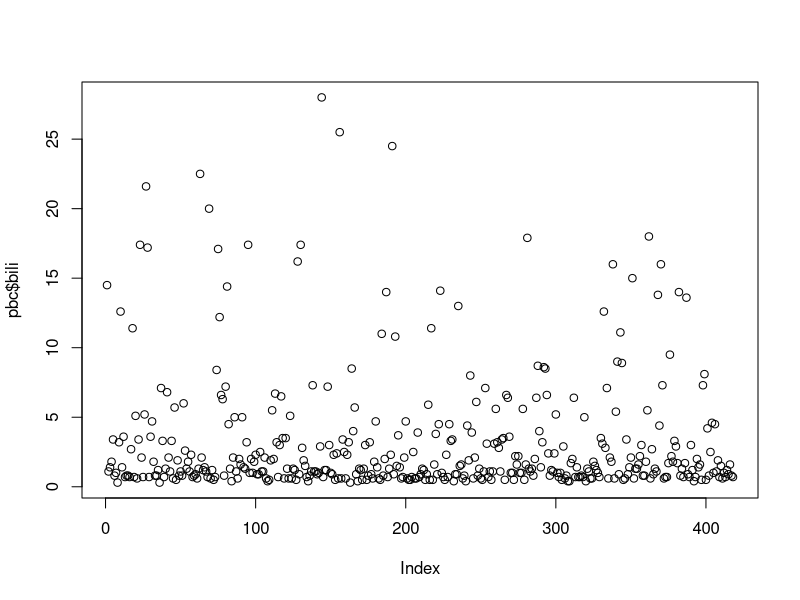
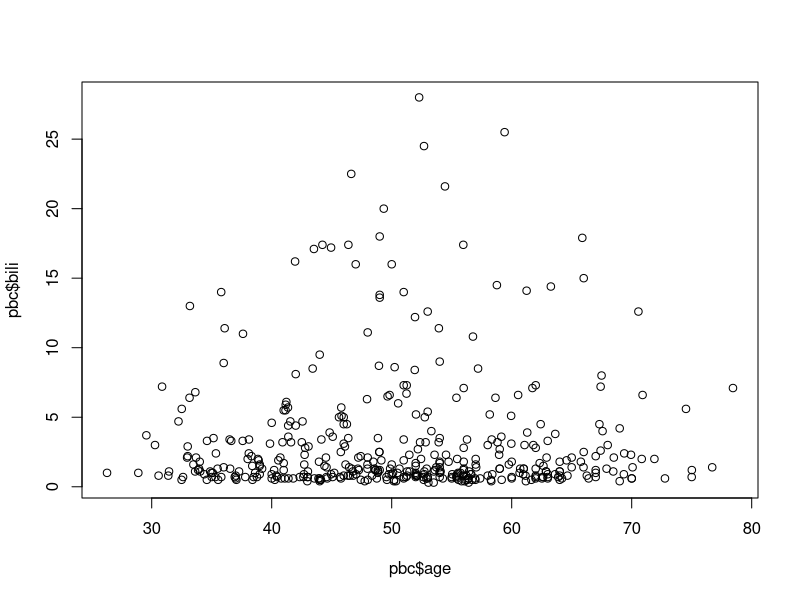
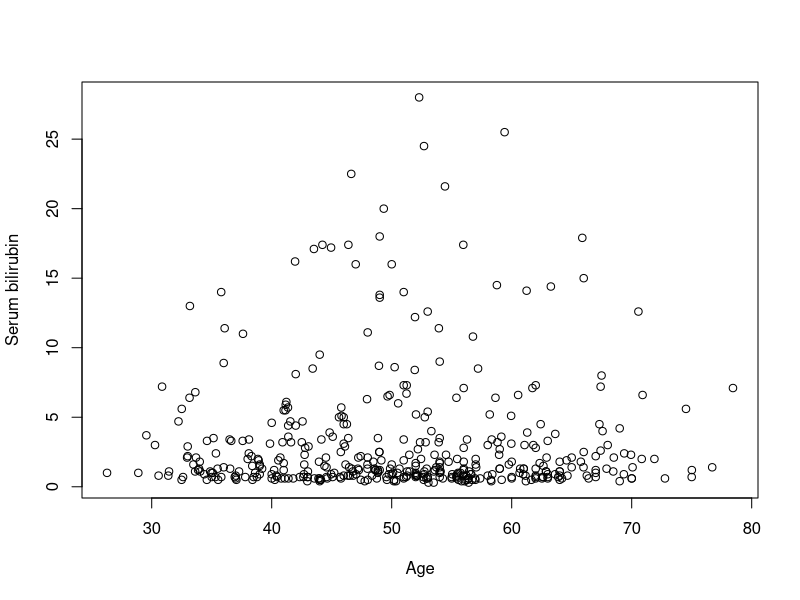
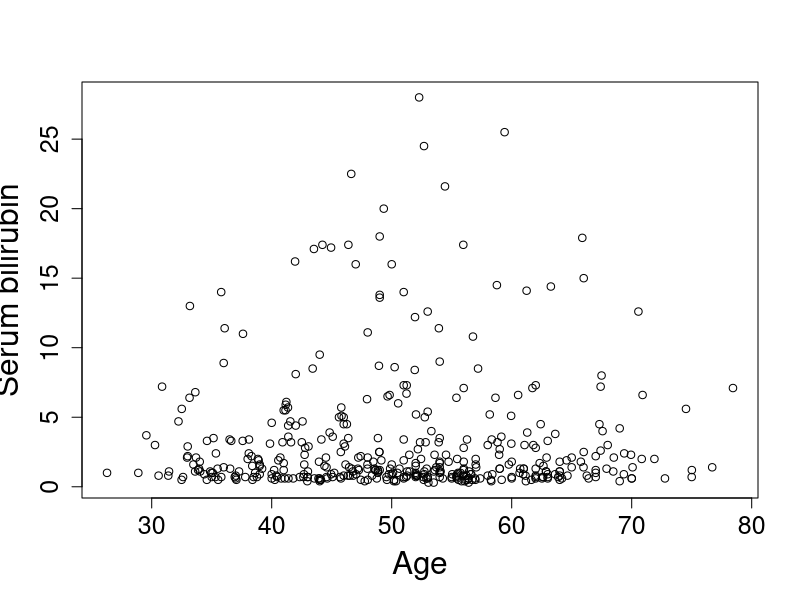
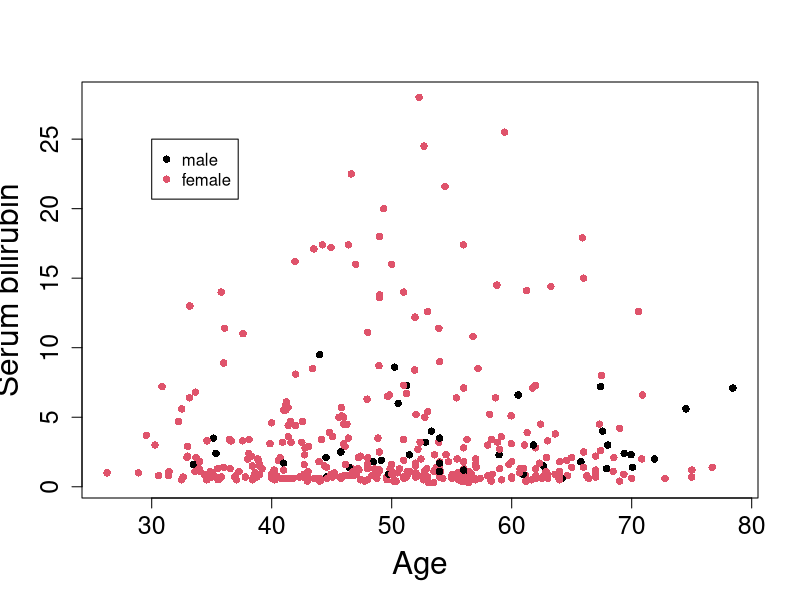
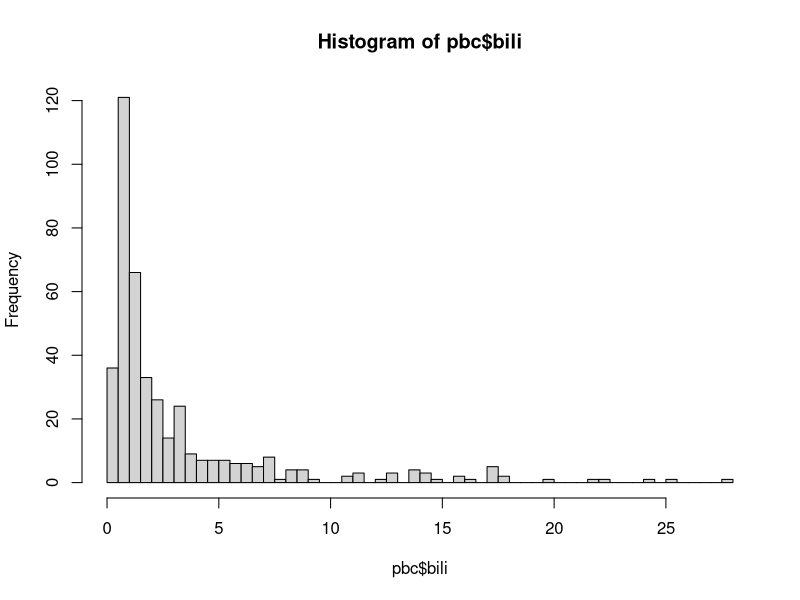
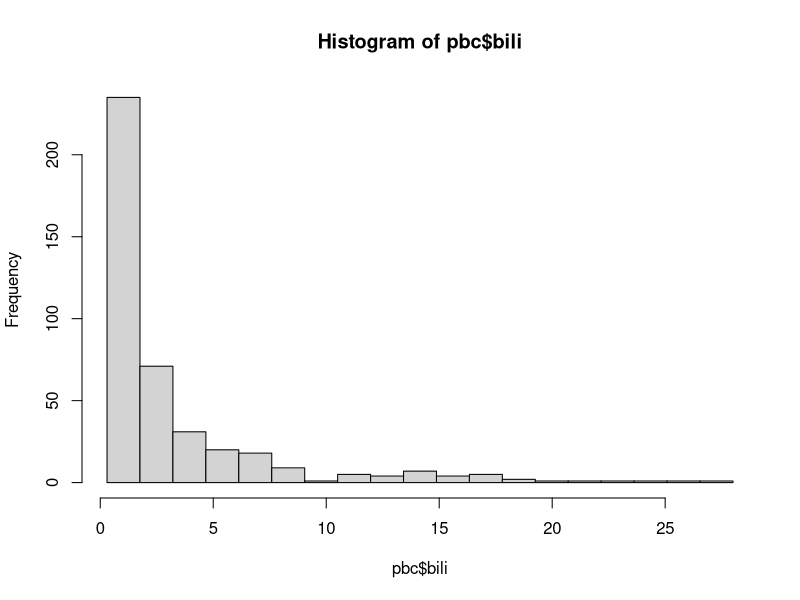
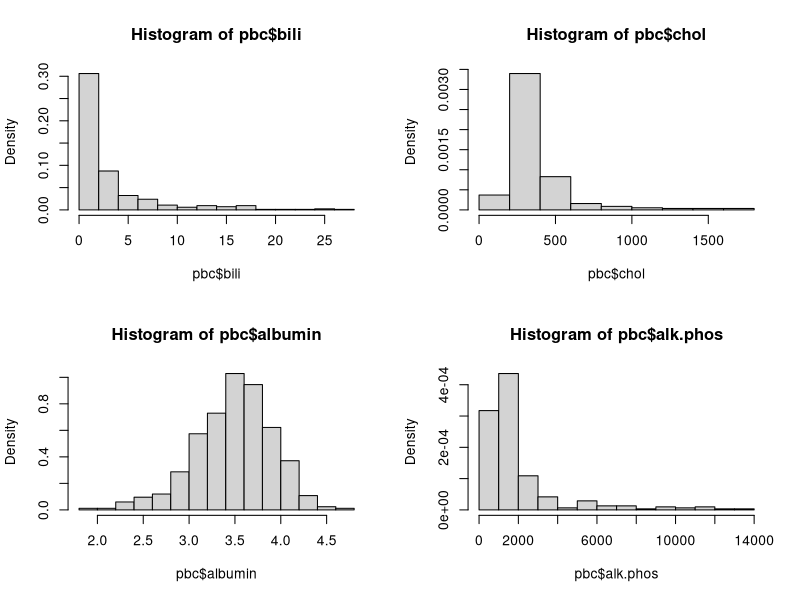

These figures' R source, in order:
#' ---
#' title: "Demo: Data Visualization"
#' subtitle: "NIHES BST02"
#' author: "Eleni-Rosalina Andrinopoulou, Department of Biostatistics, Erasmus Medical Center"
#' date: "`r Sys.setenv(LANG = 'en_US.UTF-8'); format(Sys.Date(), '%d %B %Y')`"
#' output: html_document
#' ---
#' 

#' Load packages
#' If you are using the package for the first time, you will have to first install it:
# install.packages("survival") 
# install.packages("lattice")
# install.packages("ggplot2")
library(survival)
library(lattice)
library(ggplot2)

#' Basic plot with 1 variable
plot(pbc$bili)

#' Basic plot with 2 variables
plot(pbc$age, pbc$bili)

#' Basic plot with 2 variables - add axis labels
plot(pbc$age, pbc$bili, ylab = "Serum bilirubin", xlab = "Age")

#' Basic plot with 2 variables - add axis labels - change size of axis and labels
plot(pbc$age, pbc$bili, ylab = "Serum bilirubin", xlab = "Age", cex.axis = 1.5, cex.lab = 1.9)

#' Basic plot with 3 variables - xaxis represents age, yaxis represents bili and colours represent sex
plot(pbc$age, pbc$bili, ylab = "Serum bilirubin", xlab = "Age", cex.axis = 1.5, cex.lab = 1.9, col = pbc$sex, pch = 16)
legend(30, 25, legend = c("male", "female"), col = c(1,2), pch = 16)

#' Histogram
hist(pbc$bili, breaks = 50)
hist(pbc$bili, breaks = seq(min(pbc$bili), max(pbc$bili), length = 20))

#' Multiple panels
par(mfrow=c(2,2))
hist(pbc$bili, prob=T)
hist(pbc$chol, prob=T)
hist(pbc$albumin, prob=T)
hist(pbc$alk.phos, prob=T)

#' Barchart
barchart(pbc$sex)

plot(pbc$sex)

#' Boxplot
boxplot(pbc$age ~ pbc$sex, ylab = "Age", xlab = "Gender")

#' Mutivariate plot
pairs(cbind(pbc$bili, pbc$chol, pbc$albumin))

#' Density plots of bili per sex
pbc_male_bili <- pbc$bili[pbc$sex == "m"]
pbc_female_bili <- pbc$bili[pbc$sex == "f"]
plot(density(pbc_male_bili), col = rgb(0,0,1,0.5), ylim = c(0,0.40),
     main = "Density plots", xlab = "bili", ylab = "")
polygon(density(pbc_male_bili), col = rgb(0,0,1,0.5), border = "blue")
lines(density(pbc_female_bili), col = rgb(1,0,0,0.5))
polygon(density(pbc_female_bili), col = rgb(1,0,0,0.5), border = "red")
legend(20,0.03, c("male", "female"), 
       col = c(rgb(0,0,1,0.5), rgb(1,0,0,0.5)), lty = 1)  

#' Lattice family - smooth evolution of bili with age
xyplot(bili ~ age, data = pbc, type = "smooth", lwd = 2)

#' Lattice family - smooth evolution of bili with age per sex
xyplot(bili ~ age, group = sex, data = pbc, type = "smooth", lwd = 2, col = c("red", "blue"))

#' Lattice family - smooth evolution with points of bili with age per sex
xyplot(bili ~ age, group = sex, data = pbc, type = c("p", "smooth"), lwd = 2, col = c("red", "blue"))

#' Lattice family - smooth evolution with points of bili with age per sex (as separate panel)
xyplot(bili ~ age | sex, data = pbc, type = c("p", "smooth"), lwd = 2, col = c("red"))   
xyplot(bili ~ age | status, data = pbc, type = c("p", "smooth"), lwd = 2, col = c("red"))  

#' Lattice family - smooth evolution with points of bili with age per status (as separate panel - change layout)
xyplot(bili ~ age | status, data = pbc, type = c("p", "smooth"), lwd = 2, col = c("red"), layout = c(3,1)) 

#' Lattice family - smooth evolution with points of bili with age per status (as separate panel - change layout).
#' Add names of status
pbc$status <- factor(pbc$status, levels = c(0, 1, 2), labels = c("censored", "transplant", "dead"))
xyplot(bili ~ age | status, data = pbc, type = c("p", "smooth"), lwd = 2, col = c("red"), layout = c(3,1))  

#' Lattice family - individual patient plot
xyplot(bili ~ day, group = id, data = pbcseq, type ="l", col = "black")

#' Lattice family - individual patient plot per status
pbcseq$status <- factor(pbcseq$status, levels = c(0, 1, 2), labels = c("censored", "transplant", "dead"))
xyplot(bili ~ day | status, group = id, data = pbcseq, type ="l", col = "black", layout = c(3,1),
       grid = TRUE, xlab = "Days", ylab = "Serum bilirubin")

#' ggplot family - plot age with bili
#' Each sex has a different colour
ggplot(pbc, aes(age, bili, colour = sex)) + 
  geom_point()

ggplot(pbc, aes(age, bili, colour = sex)) + 
geom_point(alpha = 0.3) +
geom_smooth()

#' ggplot family - plot day with bili for patient 93
#' A smoothed curve is added in blue
ggplot(pbcseq[pbcseq$id == 93,], aes(day, bili)) +
geom_line() +
geom_smooth(colour='blue', span = 0.4) +
labs(title = "Patient 93", subtitle = "Evolution over time", 
     y = "Serum bilirubin", x = "Days")

#' ggplot family - plot bili per stage
ggplot(pbc, aes(stage, bili, group = stage)) +
geom_boxplot() +
labs(y = "Serum bilirubin", x = "Stage")

#' ggplot family - density plot of bili per sex
p <- ggplot(pbc, aes(bili, fill = sex)) +
geom_density(alpha = 0.25) 
p

p + scale_fill_manual(values=c("#999999", "#E69F00"))

                            